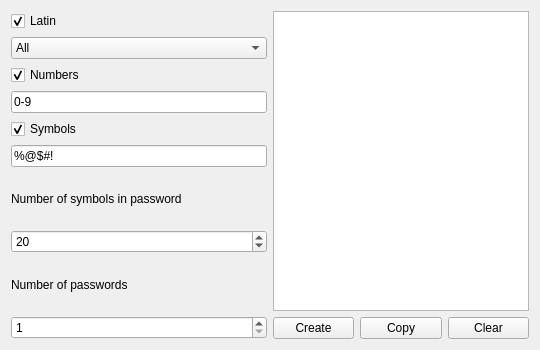
<?xml version="1.0" encoding="UTF-8"?>
<ui version="4.0">
 <class>Widget</class>
 <widget class="QWidget" name="Widget">
  <property name="geometry">
   <rect>
    <x>0</x>
    <y>0</y>
    <width>540</width>
    <height>350</height>
   </rect>
  </property>
  <property name="windowTitle">
   <string>Генератор паролей</string>
  </property>
  <property name="windowIcon">
   <iconset>
    <normaloff>:/images/password.png</normaloff>:/images/password.png</iconset>
  </property>
  <property name="styleSheet">
   <string notr="true">font: 900 9.5pt &quot;Segoe UI&quot;;</string>
  </property>
  <layout class="QHBoxLayout" name="horizontalLayout_2">
   <item>
    <layout class="QHBoxLayout" name="horizontalLayout">
     <item>
      <layout class="QVBoxLayout" name="verticalLayout_7">
       <item>
        <layout class="QVBoxLayout" name="verticalLayout_6">
         <item>
          <widget class="QCheckBox" name="latinCheck">
           <property name="text">
            <string>Latin</string>
           </property>
           <property name="checked">
            <bool>true</bool>
           </property>
          </widget>
         </item>
         <item>
          <widget class="QComboBox" name="latinCombo">
           <property name="styleSheet">
            <string notr="true"/>
           </property>
           <item>
            <property name="text">
             <string>All</string>
            </property>
           </item>
           <item>
            <property name="text">
             <string>Only capital letters</string>
            </property>
           </item>
           <item>
            <property name="text">
             <string>Only lower case</string>
            </property>
           </item>
          </widget>
         </item>
        </layout>
       </item>
       <item>
        <layout class="QVBoxLayout" name="verticalLayout_4">
         <item>
          <widget class="QCheckBox" name="didgitCheck">
           <property name="text">
            <string>Numbers</string>
           </property>
           <property name="checked">
            <bool>true</bool>
           </property>
          </widget>
         </item>
         <item>
          <widget class="QLineEdit" name="didgitEdit">
           <property name="styleSheet">
            <string notr="true"/>
           </property>
           <property name="text">
            <string>0-9</string>
           </property>
          </widget>
         </item>
        </layout>
       </item>
       <item>
        <layout class="QVBoxLayout" name="verticalLayout_3">
         <item>
          <widget class="QCheckBox" name="symbolCheck">
           <property name="styleSheet">
            <string notr="true"/>
           </property>
           <property name="text">
            <string>Symbols</string>
           </property>
           <property name="checked">
            <bool>true</bool>
           </property>
          </widget>
         </item>
         <item>
          <widget class="QLineEdit" name="symbolEdit">
           <property name="styleSheet">
            <string notr="true"/>
           </property>
           <property name="text">
            <string>%@$#!</string>
           </property>
          </widget>
         </item>
        </layout>
       </item>
       <item>
        <layout class="QVBoxLayout" name="verticalLayout_2">
         <item>
          <widget class="QLabel" name="label">
           <property name="text">
            <string>Number of symbols in password</string>
           </property>
          </widget>
         </item>
         <item>
          <widget class="QSpinBox" name="lettersSpin">
           <property name="styleSheet">
            <string notr="true"/>
           </property>
           <property name="minimum">
            <number>4</number>
           </property>
           <property name="value">
            <number>20</number>
           </property>
          </widget>
         </item>
        </layout>
       </item>
       <item>
        <layout class="QVBoxLayout" name="verticalLayout">
         <item>
          <widget class="QLabel" name="label_2">
           <property name="text">
            <string>Number of passwords</string>
           </property>
          </widget>
         </item>
         <item>
          <widget class="QSpinBox" name="passCountSpin">
           <property name="styleSheet">
            <string notr="true"/>
           </property>
           <property name="minimum">
            <number>1</number>
           </property>
           <property name="maximum">
            <number>1000</number>
           </property>
           <property name="value">
            <number>1</number>
           </property>
          </widget>
         </item>
        </layout>
       </item>
      </layout>
     </item>
     <item>
      <layout class="QGridLayout" name="gridLayout">
       <item row="1" column="0">
        <widget class="QPushButton" name="pushButton">
         <property name="styleSheet">
          <string notr="true"/>
         </property>
         <property name="text">
          <string>Create</string>
         </property>
        </widget>
       </item>
       <item row="1" column="2">
        <widget class="QPushButton" name="pushButton_2">
         <property name="text">
          <string>Clear</string>
         </property>
        </widget>
       </item>
       <item row="0" column="0" colspan="3">
        <widget class="QPlainTextEdit" name="plainTextEdit">
         <property name="styleSheet">
          <string notr="true"/>
         </property>
         <property name="plainText">
          <string/>
         </property>
        </widget>
       </item>
       <item row="1" column="1">
        <widget class="QPushButton" name="pushButton_3">
         <property name="text">
          <string>Copy</string>
         </property>
        </widget>
       </item>
      </layout>
     </item>
    </layout>
   </item>
  </layout>
 </widget>
 <resources/>
 <connections/>
</ui>
